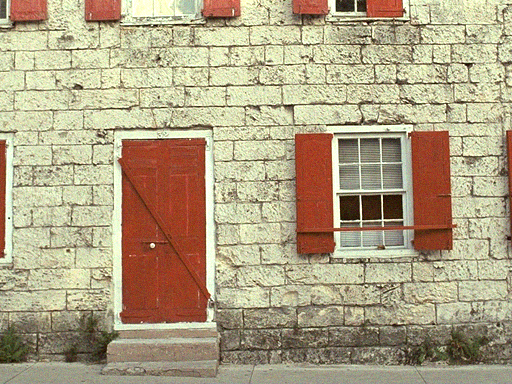
#> input picture Fus_2images/set1/test11_claire.png, 512 x 384 px; the run also reads 2 pictures not shown here
$ jupyter execute --allow-errors 'pyramides laplaciennes.ipynb'
#> lines starting #> are read from the running program, lines starting #| are printed output that depends on the picture
# 1 Fusion par pyramide laplacienne

[cell 1]
import cv2
import numpy as np

def build_laplacian_pyramid(image, levels):
    Im = image.copy()
# Création de la pyramide gaussienne
    GP = [Im]
    for i in range(levels-1):
        Im = cv2.pyrDown(Im)
        GP.append(Im)
# Création de la pyramide laplacienne
    LP = []
    for i in range(len(GP)-1):
        L = GP[i] - cv2.pyrUp(GP[i+1])
        LP.append(L)

    LP.append(GP[-1])
    return LP

def max_lap_pyr(lp1, lp2):

    LPmax = []
    n = len(lp1)

    for i in range(n-1):
        L1 = lp1[i]
        L2 = lp2[i]
        mask = np.sqrt(np.sum(L1**2,2)) > np.sqrt(np.sum(L2**2,2)) #on calcule la magnitude de chaque pixel et on cré une matrice de booléens
        mask = mask[:,:,np.newaxis] #on ajoute une dimension pour que le masque ait la même dimension que L1 et L2 pour np.where

        max = np.where(mask,L1,L2) # Pour chaque pixel, max prend la valeur de celui avec la plus grande magnituden entre L1 et L2
        LPmax.append(max)

    return LPmax

def fus_last_lvl(Img1, Img2):
    return cv2.addWeighted(Img1, 0.5, Img2, 0.5, 0)


def fus_lap_pyr(img1, img2, levels):
    lp1 = build_laplacian_pyramid(img1, levels)
    lp2 = build_laplacian_pyramid(img2, levels)

    LPmax = max_lap_pyr(lp1, lp2)

    img_fus = fus_last_lvl(lp1[-1], lp2[-1])

    for i in range(levels - 2, -1, -1):
        img_fus = cv2.pyrUp(img_fus)
        img_fus = img_fus + LPmax[i]

    return img_fus

Test

[cell 2]
img1 = cv2.imread("Fus_2images/set1/test11_claire.png")
#> img1 is the input picture: shape (384, 512, 3); mean B, G, R 132.3, 162.7, 176.5
img2 = cv2.imread("Fus_2images/set1/test11_sombre.png")
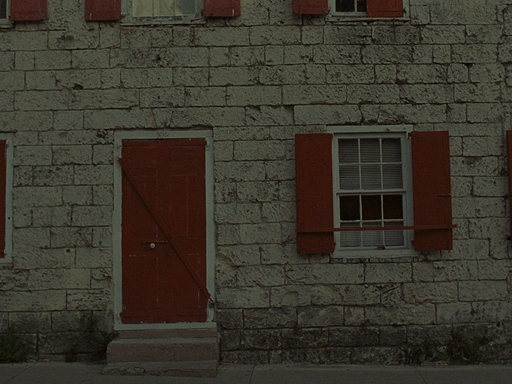
#> input picture Fus_2images/set1/test11_sombre.png, 512 x 384 px
#> img2 is the input picture: shape (384, 512, 3); mean B, G, R 43.9, 54.3, 58.8
img3 = cv2.imread("Fus_2images/set2/test11.png")
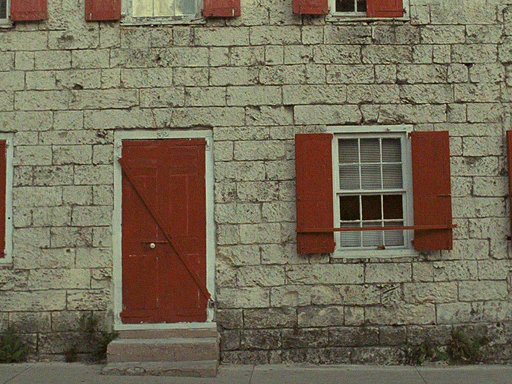
#> input picture Fus_2images/set2/test11.png, 512 x 384 px
#> img3 is the input picture: shape (384, 512, 3); mean B, G, R 88.4, 109.1, 118.1
img4 = cv2.imread("Fus_2images/set2/test11_flou_leger.png")
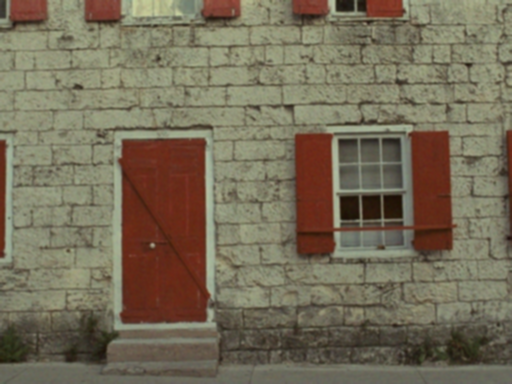
#> input picture Fus_2images/set2/test11_flou_leger.png, 512 x 384 px
#> img4 is the input picture: shape (384, 512, 3); mean B, G, R 88.4, 109.1, 118.1


for j in range(4,7):
    img_fus1 = fus_lap_pyr(img1, img2, j)
    img_fus1 = np.clip(img_fus1, 0, 255).astype(np.uint8)

    img_fus2 = fus_lap_pyr(img3, img4, j)
    img_fus2 = np.clip(img_fus2, 0, 255).astype(np.uint8)

    cv2.imshow(f"Test set 1, niveau {j}", img_fus1)
    cv2.imshow(f"Test set 2, niveau {j}", img_fus2)
#> this loop made 3 passes
#> pass 1, in fus_lap_pyr, `img_fus = fus_last_lvl(lp1[-1], lp2[-1])`:
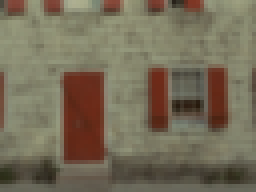
#> img_fus: shape (48, 64, 3) (shown 4 times larger); mean of channels 0, 1, 2 88.1, 108.6, 118; drawn as B, G, R
#> pass 1, `img_fus1 = fus_lap_pyr(img1, img2, j)`:
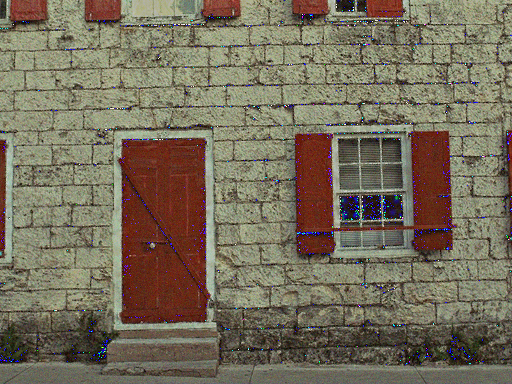
#> img_fus1: shape (384, 512, 3); mean B, G, R 91.5, 110, 118.8


cv2.waitKey(0)
cv2.destroyAllWindows()
